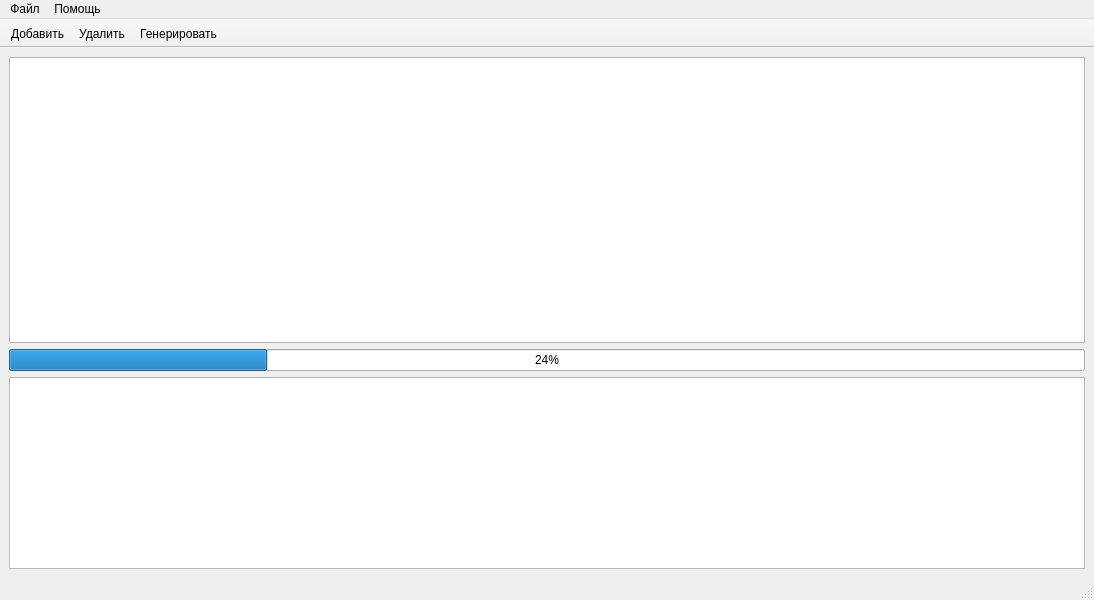
<?xml version="1.0" encoding="UTF-8"?>
<ui version="4.0">
 <class>MainWindow</class>
 <widget class="QMainWindow" name="MainWindow">
  <property name="geometry">
   <rect>
    <x>0</x>
    <y>0</y>
    <width>1094</width>
    <height>600</height>
   </rect>
  </property>
  <property name="windowTitle">
   <string>Конфигуратор ПЗУ</string>
  </property>
  <widget class="QWidget" name="centralwidget">
   <layout class="QVBoxLayout" name="verticalLayout">
    <item>
     <widget class="QTableView" name="tableView">
      <attribute name="horizontalHeaderCascadingSectionResizes">
       <bool>false</bool>
      </attribute>
      <attribute name="horizontalHeaderStretchLastSection">
       <bool>true</bool>
      </attribute>
      <attribute name="verticalHeaderShowSortIndicator" stdset="0">
       <bool>false</bool>
      </attribute>
      <attribute name="verticalHeaderStretchLastSection">
       <bool>true</bool>
      </attribute>
     </widget>
    </item>
    <item>
     <widget class="QProgressBar" name="progressBar">
      <property name="value">
       <number>24</number>
      </property>
     </widget>
    </item>
    <item>
     <widget class="QTextBrowser" name="textBrowser">
      <property name="sizePolicy">
       <sizepolicy hsizetype="Ignored" vsizetype="Maximum">
        <horstretch>0</horstretch>
        <verstretch>0</verstretch>
       </sizepolicy>
      </property>
     </widget>
    </item>
   </layout>
  </widget>
  <widget class="QMenuBar" name="menubar">
   <property name="geometry">
    <rect>
     <x>0</x>
     <y>0</y>
     <width>1094</width>
     <height>21</height>
    </rect>
   </property>
   <widget class="QMenu" name="MainMenu">
    <property name="title">
     <string>Файл</string>
    </property>
    <addaction name="Open"/>
    <addaction name="separator"/>
    <addaction name="Save"/>
    <addaction name="Save_as"/>
    <addaction name="separator"/>
    <addaction name="Exit"/>
   </widget>
   <widget class="QMenu" name="HelpMenu">
    <property name="title">
     <string>Помощь</string>
    </property>
    <addaction name="about"/>
    <addaction name="options"/>
   </widget>
   <addaction name="MainMenu"/>
   <addaction name="HelpMenu"/>
  </widget>
  <widget class="QToolBar" name="toolBar">
   <property name="windowTitle">
    <string>toolBar</string>
   </property>
   <property name="movable">
    <bool>false</bool>
   </property>
   <attribute name="toolBarArea">
    <enum>TopToolBarArea</enum>
   </attribute>
   <attribute name="toolBarBreak">
    <bool>false</bool>
   </attribute>
   <addaction name="dob"/>
   <addaction name="rem"/>
   <addaction name="generate"/>
  </widget>
  <widget class="QStatusBar" name="statusBar"/>
  <action name="Open">
   <property name="text">
    <string>Открыть</string>
   </property>
   <property name="toolTip">
    <string>Открыть таблицу с конфигурацией</string>
   </property>
   <property name="shortcut">
    <string>Ctrl+O</string>
   </property>
  </action>
  <action name="Save">
   <property name="text">
    <string>Сохранить </string>
   </property>
   <property name="toolTip">
    <string>Сохранить таблицу конфигурации</string>
   </property>
  </action>
  <action name="Save_as">
   <property name="text">
    <string>Сохранить как ...</string>
   </property>
   <property name="toolTip">
    <string>Сохранить таблицу конфигурации</string>
   </property>
   <property name="shortcut">
    <string>Ctrl+S</string>
   </property>
  </action>
  <action name="Exit">
   <property name="text">
    <string>Выход</string>
   </property>
   <property name="toolTip">
    <string>Закрыть программу</string>
   </property>
   <property name="shortcut">
    <string>Ctrl+E</string>
   </property>
  </action>
  <action name="about">
   <property name="text">
    <string>О программе</string>
   </property>
   <property name="shortcut">
    <string>Ctrl+H</string>
   </property>
  </action>
  <action name="dob">
   <property name="text">
    <string>Добавить</string>
   </property>
   <property name="shortcut">
    <string>Ctrl+D</string>
   </property>
  </action>
  <action name="rem">
   <property name="text">
    <string>Удалить</string>
   </property>
  </action>
  <action name="generate">
   <property name="text">
    <string>Генерировать</string>
   </property>
   <property name="toolTip">
    <string>Начать сборку</string>
   </property>
  </action>
  <action name="action">
   <property name="text">
    <string>Генерировать</string>
   </property>
  </action>
  <action name="options">
   <property name="text">
    <string>Настройки</string>
   </property>
  </action>
 </widget>
 <resources/>
 <connections>
  <connection>
   <sender>Exit</sender>
   <signal>triggered()</signal>
   <receiver>MainWindow</receiver>
   <slot>close()</slot>
   <hints>
    <hint type="sourcelabel">
     <x>-1</x>
     <y>-1</y>
    </hint>
    <hint type="destinationlabel">
     <x>546</x>
     <y>299</y>
    </hint>
   </hints>
  </connection>
 </connections>
</ui>
